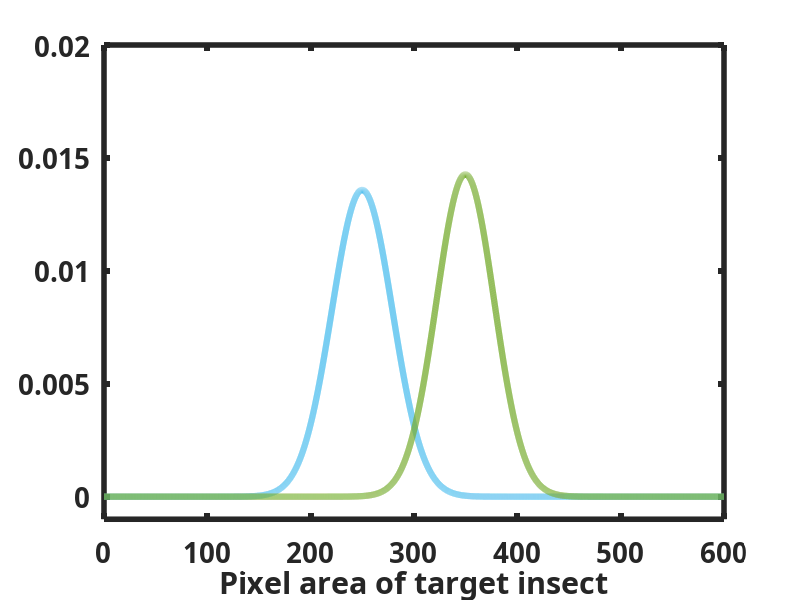

Write the MATLAB code that produced this figure.
clc, clear, close all

% Get the mean, standard deviation and variance of the data
data1 = rand(1, 30) * 100 +200;
data2 = rand(1, 30) * 100 +300;

mean_data1 = mean(data1);
std_data1 = std(data1);
var_data1 = var(data1);

mean_data2 = mean(data2);
std_data2 = std(data2);
var_data2 = var(data2);

% disp(mean_data1 +  * std_data)
% disp(mean_data1 - 6 * std_data)
% Plot the normal distribution based on the mean and standard deviation
x = 0:0.1:600;
y1 = normpdf(x, mean_data1, std_data1);
y2 = normpdf(x, mean_data2, std_data2);
plot(x, y1, 'linewidth', 4.5, 'Color', '#4DBEEE');
hold on
plot(x, y2, 'linewidth', 4.5, 'Color', '#77AC30');
% Plot the mean and standard deviation of the data
% plot([mean_data1, mean_data1], [0, 0.015], 'g-');

axis([0, 600, -0.001, 0.02]);
% grid on
% set(gca, 'GridLineStyle', '--');
set(gca, 'linewidth', 4, 'fontsize', 20, 'fontname', 'TimesRoman', 'fontweight', 'bold')
xlabel('Pixel area of target insect')
% ylabel('Displacement (m)')
